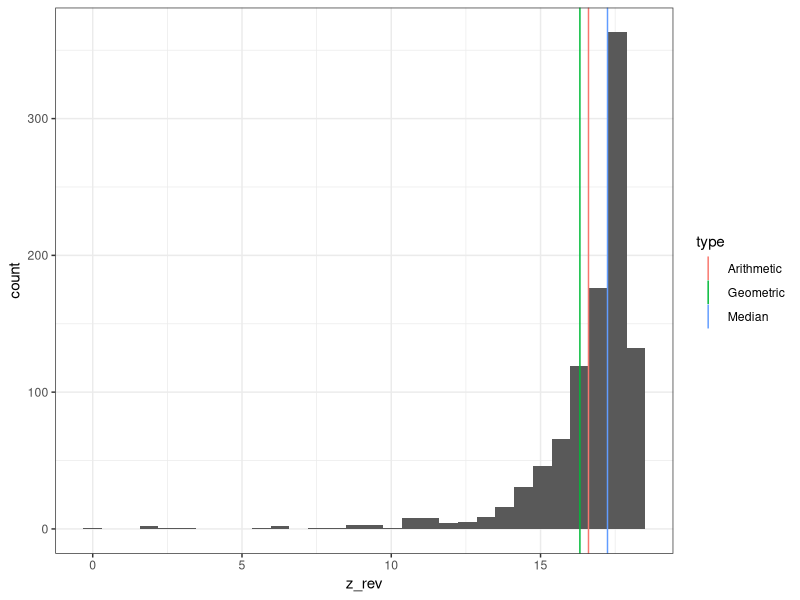

The R script that drew this image:

# Setup -------------------------------------------------------------------

rm(list = ls())
library(tidyverse)




# Comparing Central Tendency Measures -------------------------------------
x <- exp(rnorm(n = 1000, 
               mean = 0,
               sd = 1))
## vector and mean median and geom mean
mu_x <- (mean(x))
geom_mu_x <- (prod(x)^(1/length(x)))
med_x <-(median(x))

## create tibble with vector x

df_x <- tibble(x = x)

## histogram with x

g_hist <- df_x %>% 
  ggplot(aes(x = x)) +
  geom_histogram()
## comparing CTM

z <- exp(rnorm(n = 1000, 
               mean = 0,
               sd = 1))
z_rev <- -z +max(z) +.01 

## arithmetic, geom, median

mu_a <- mean(z_rev)
mu_g <- exp(mean(log(z_rev)))
mu_m <- median(z_rev)
## histogram

df_z_rev <- tibble(z_rev = z_rev)       

g_hist <- df_z_rev %>% 
  ggplot(aes(x = z_rev)) +
  geom_histogram()

## vertical line

df_mu <- tibble(mu = c(mu_a, mu_g, mu_m),
                type = c("Arithmetic", "Geometric", "Median"))

g_hist + 
  geom_vline(data = df_mu,
             aes(xintercept = mu,
                 color = type)) +
  theme_bw()

# Comparing Variation Measures --------------------------------------------

## Convert the unit of w to “milligram” and create a new vector m
w <- rnorm(100, mean = 10, sd = 1)
head(w) # show first 10 elements in w

m <- w * 1000



## Calculate SD and MAD for w and m.

(var_w <- sqrt(sum((w - mean(w))^2) / length(w)))

(sd_w <- sqrt(var_w))
(mad_w <- median(abs(w - median(w))))

(var_m <- sqrt(sum((m - mean(m))^2) / length(m)))
(sd_m <- sqrt(var_m))
(mad_m <- median(abs(m - median(m))))

## Calculate CV and MAD/Median for w and m

(cv_w <- sd_w / mean(w))
(mm_w <- mad_w / median(w))

(cv_m <- sd_m / mean(m))
(mm_m <- mad_m / median(m))
